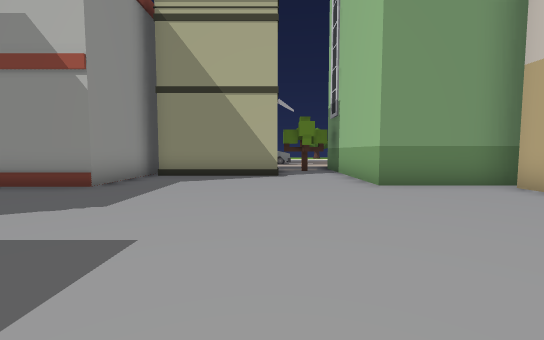
view 1 (above)

24 first-person views from a walk through a 3-D level made in the Unity game engine. The camera is 1.5 m above the floor, tilts 4° down and sees 90° across. The floor is counted in squares, 2 m on a side. Each view is taken from the middle of a square. On the plan, view 1 faces up. The plan holds only what a view shows up to about 10 squares ahead; the rest is blank. The place goes on beyond the plan. The player is left out.

view 2
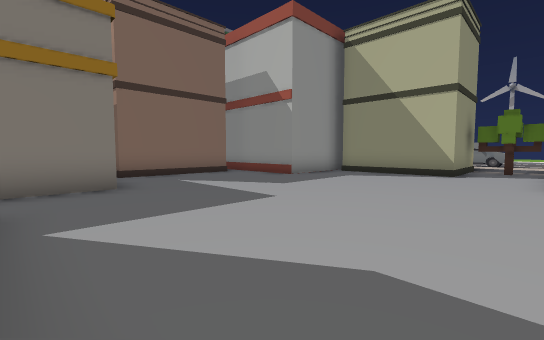

view 3
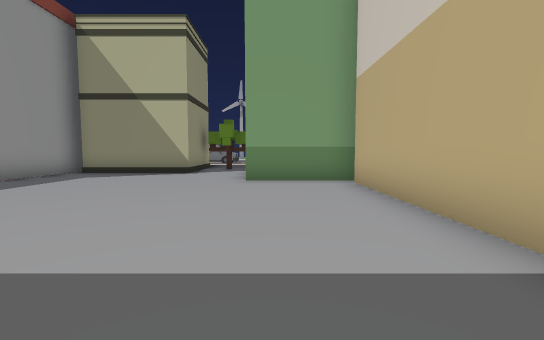

view 4
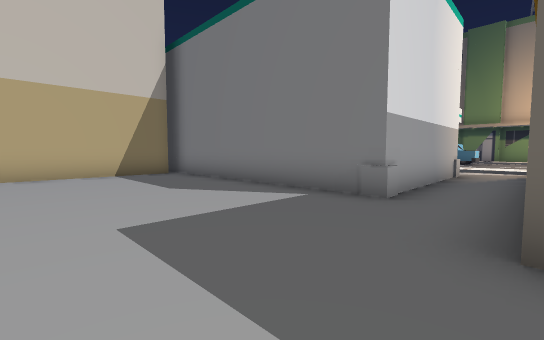

view 5
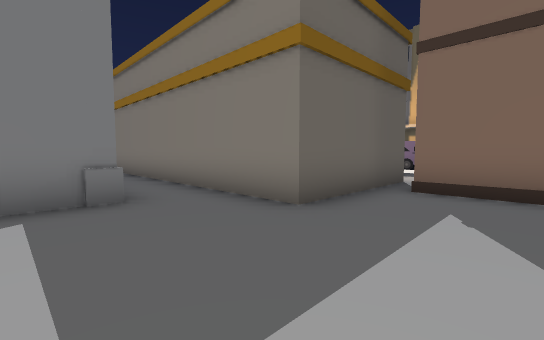

view 6
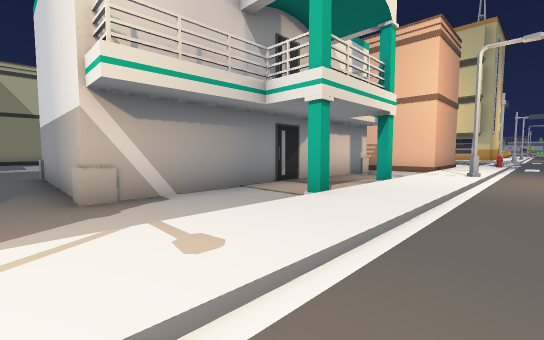

view 7
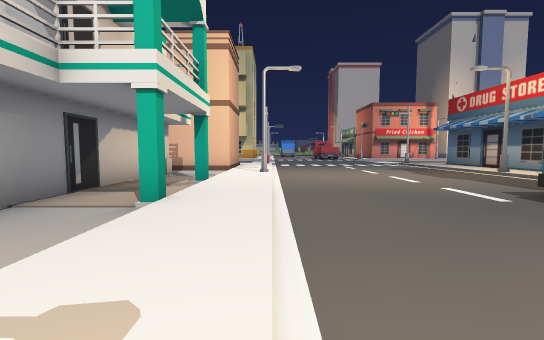

view 8
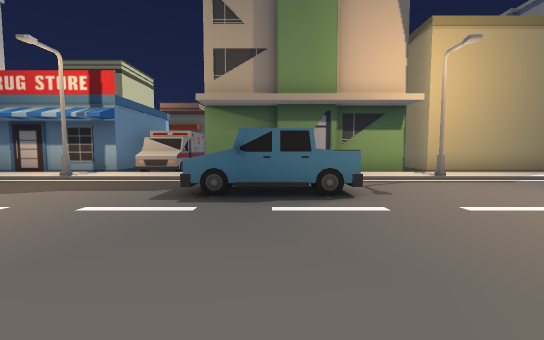

view 9
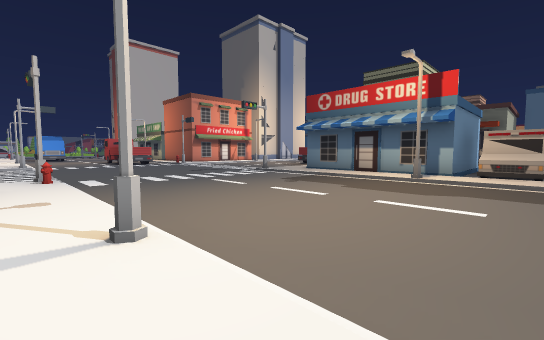

view 10
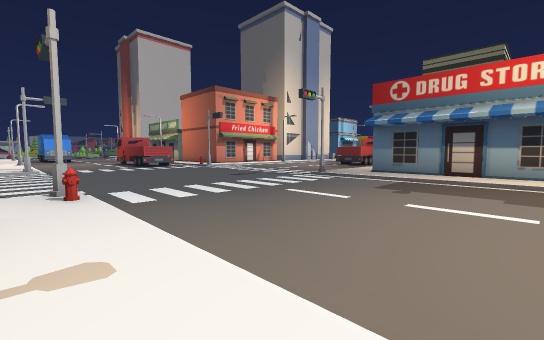

view 11
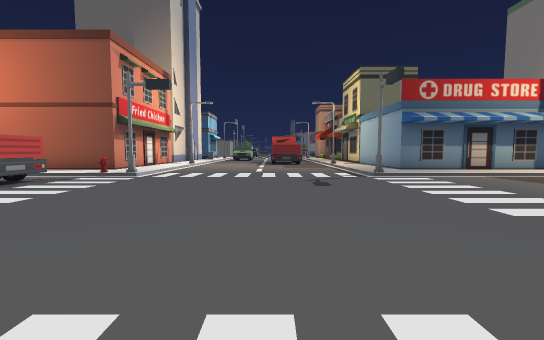

view 12
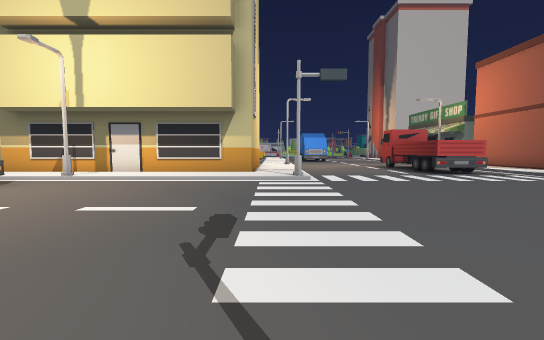

view 13
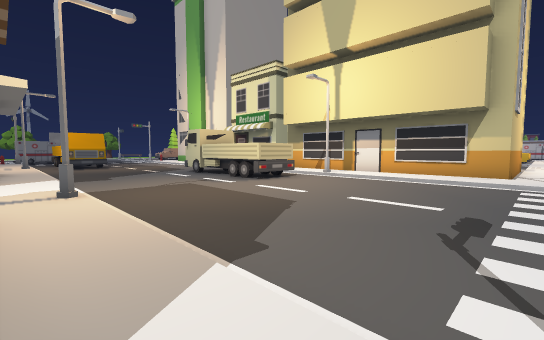

view 14
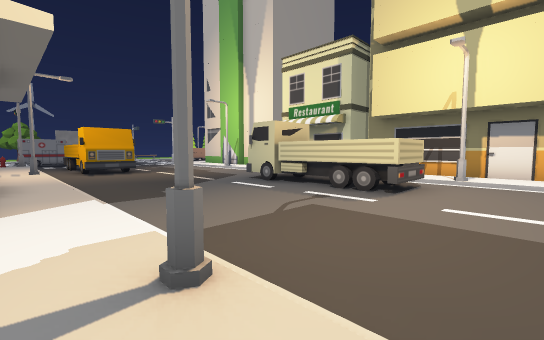

view 15
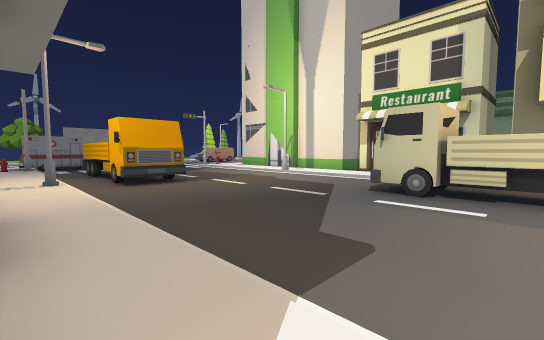

view 16
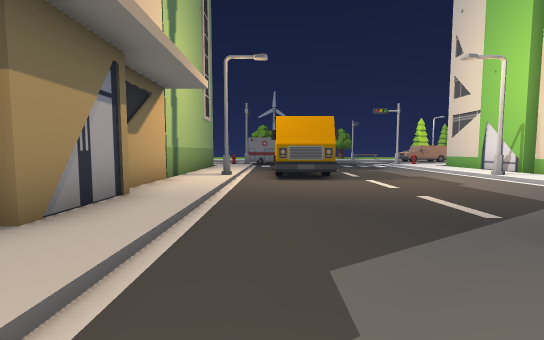

view 17
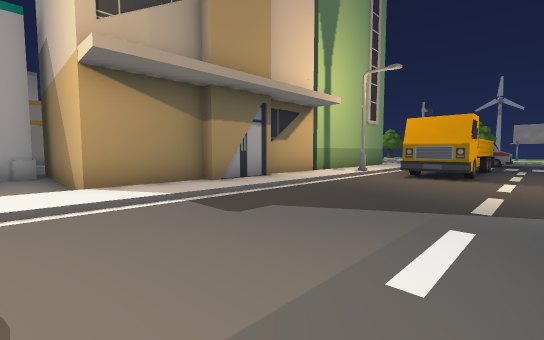

view 18
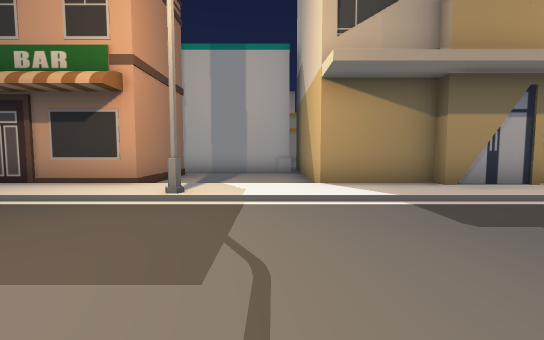

view 19
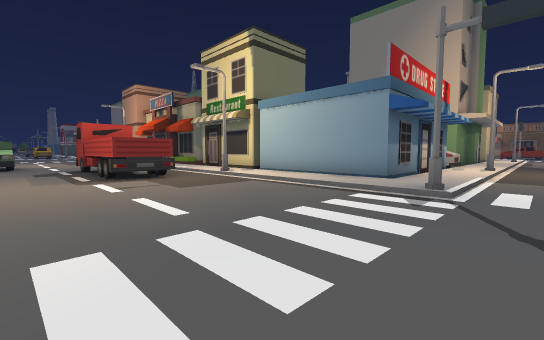

view 20
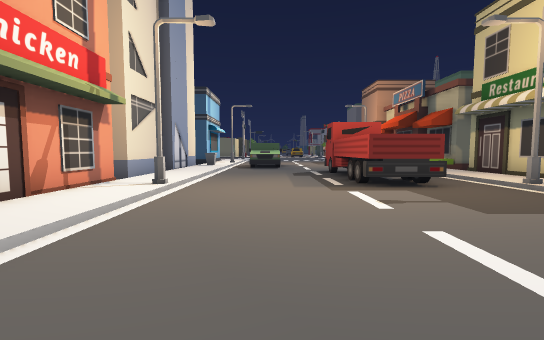

view 21
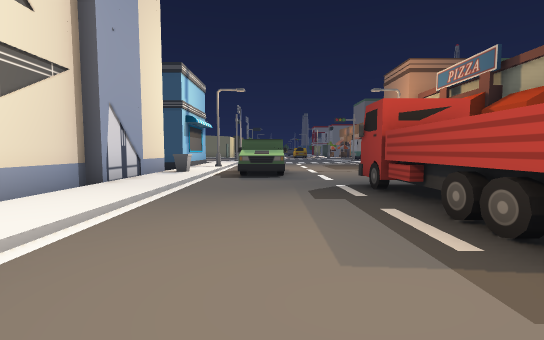

view 22
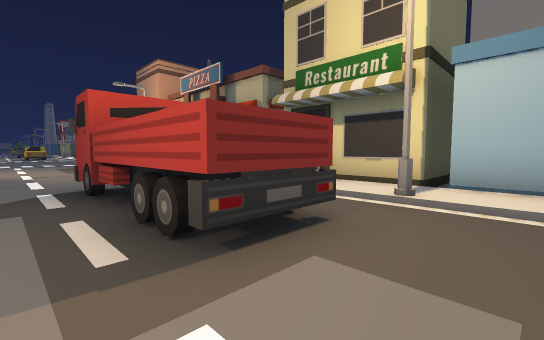

view 23
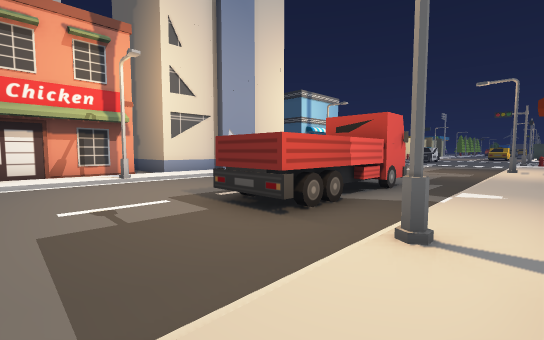

view 24
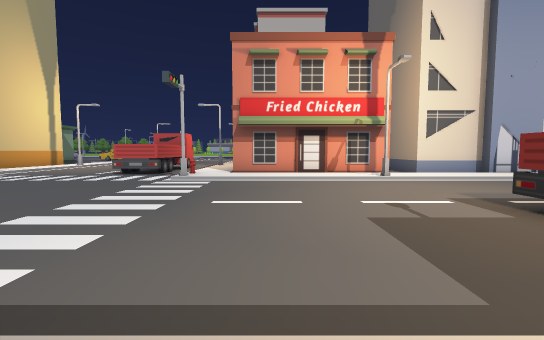

### Floor plan
Key: @ floor where view 1 was taken; # wall or solid block; . main floor; : floor 0.25 m higher than the main floor; / step, stairs or slope; ^ raised ledge; O other object.
Columns run from 6 left of view 1 to 23 right of it. Each row starts with its distance up from view 1.
  9   ^   O..O      O:/OO..../:O
  8   ^OOOO..O      O:/OO..../:O
  7   #......O      O:OOO....O:O
  6 ###......OOO    O:/.O..../:
  5 ...........O    O:/....../
  4 ...........O    O:/....../:O
  3 ...........O     O/....../:O
  2 ...........O     O/......  O
  1 ...........O    O:/....OO  OOO
  0 OOO...@....O    O:/....OO/
 -1   O........OOOOOO:/....O /:OO
 -2   O.#########....:/....OO/:O
 -3   O.#       #....:/....OO/:O
 -4   O.#       #....:O......O:O
 -5   O.#       #.###:/....../:O
 -6   O.######### # #:/....../:O
 -7   O...........###:/....../:O
 -8   O....#.#....###:/....../:OOO
 -9    :::::::::::::::/....../::::
-10    /////////O////O/......#///
-11    ..........................
-12     .........................
-13    ..........................
-14   ...........................
-15  ....OOO...................OO
-16 .....   ...................OO
-17 //O//   ////O/////#....../O//
-18 ::::     :::::::::/....../:::
-19 ##OOOOOOOOO######:/....../:###
-20  #       OO#    #:/....../:#
-21            #    #:/....../:#
-22         O       #:/....../:#
-23         O       #:O......O:#
-24               OOO:/.OO.../:#
-25                 O:/.OO.../:O
-26                 O:/.OO.../:O
-27                 O:/.OO.../:O
-28                  :/.OO.../:O
-29                OO:/....../:O
-30                 O:/....OO/:O
-31                 O:/....OO/OO
-32                 O:/....  /:

Positions as (right, up) in squares from view 1, and headings:
1: (0, 0), facing up
2: (2, -1), facing up-left
3: (3, -1), facing up
4: (-4, 3), facing down-right
5: (-1, 3), facing down-left
6: (-3, -11), facing up-right
7: (-3, -10), facing right
8: (0, -10), facing down
9: (3, -9), facing down-right
10: (6, -9), facing down-right
11: (15, -9), facing down
12: (12, -9), facing right
13: (11, -9), facing up-right
14: (11, -5), facing up-right
15: (11, -1), facing up-right
16: (13, -1), facing up
17: (16, -2), facing up-left
18: (16, -2), facing left
19: (17, -16), facing down-left
20: (17, -18), facing down
21: (17, -22), facing down
22: (16, -22), facing down-left
23: (11, -21), facing down-right
24: (11, -20), facing right
